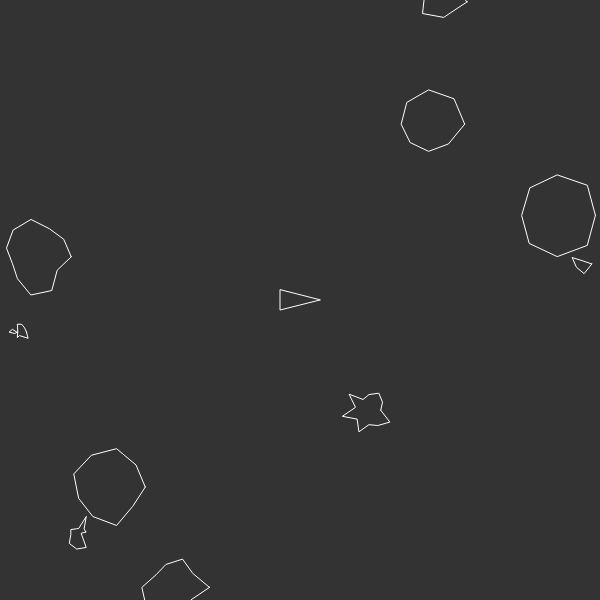
Frame 1 (no input)
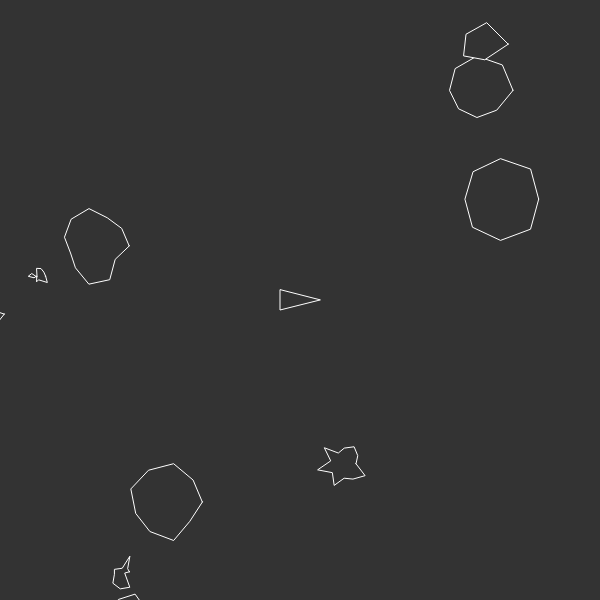
Frame 60 (no input)
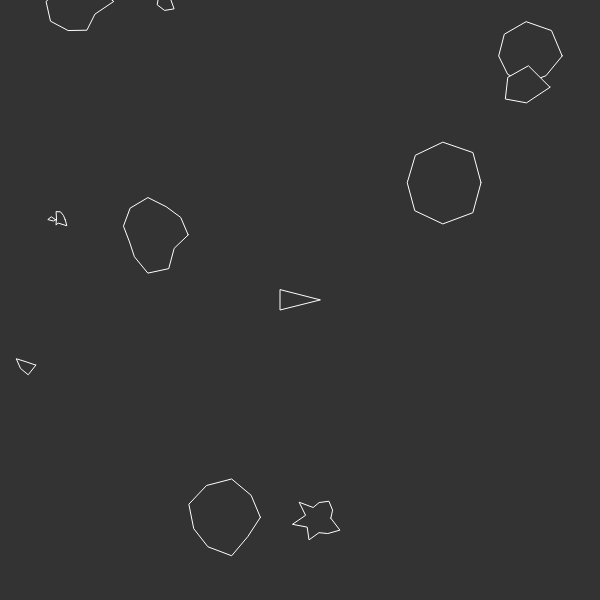
Frame 120 (the mouse pressed at the canvas centre since frame 60)

The p5.js sketch that drew these frames (run headless with seeded random() and noise() and a simulated clock; from frame 60 on, the mouse is pressed at the canvas centre):

// p5.js sketch
// ── sketch.js
var winwidth =600;
var winheight = 600;
var ship;
var maxasteroids = 10
var asteroids = [];
var lasers = [];

function setup() {
  createCanvas(winwidth, winheight);
  ship = new Ship(winwidth/2,winheight/2,20);
  for (var i=0;i<maxasteroids;i++){
    asteroids.push(new Asteroid());
  }
  
}

function draw() {
  background(51);
  ship.edges();
  ship.update();

  for (var i = 0; i < asteroids.length; i++){
    asteroids[i].show();
    asteroids[i].update();
    asteroids[i].edges();
  }
  
}

function keyPressed() {   //global event handler
  
  if (keyCode == RIGHT_ARROW) {
    console.log("right", ship.rotation);
    ship.setrotation(0.1);
  } else if (keyCode == LEFT_ARROW) {
    console.log("left");
    ship.setrotation(-0.1);
  } else if (keyCode == UP_ARROW) {
    ship.moving(true);
  } else if (keyCode == DOWN_ARROW){
    ship.moving(false);
  }
}

function keyReleased() {
  if (keyCode == RIGHT_ARROW || LEFT_ARROW) {
    ship.setrotation(0);
    console.log("side released", ship.rotation);
  }
  

}

// ── asteroid.js
class Asteroid {
  constructor(){
    this.pos = createVector(random(width), random(height));
    this.r = random(5,40);
    this.maxV = floor(random(5,15));
    this.offset = [];
    for (var i=0;i<this.maxV;i++){
      this.offset[i] = random(-8,8);
    }
    this.vel = p5.Vector.random2D()
  }

  show(){
    push();
    fill(51);
    stroke(255);
    translate(this.pos.x, this.pos.y);
    //ellipse(0, 0, this.r * 2)

    beginShape();
    
    for(var i=0; i<this.maxV; i++){
      var r = this.r + this.offset[i];
      var angle = map(i,0,this.maxV,0,TWO_PI);
      var x = r * cos(angle);
      var y = r * sin(angle);  
      vertex(x,y);
    }
    endShape(CLOSE);


    pop();
  }

  update(){
    this.pos.add(this.vel);
  }

  edges(){
    if (this.pos.x > height + this.r){
      this.pos.x = -this.r;
    } else if (this.pos.x < -this.r){
      this.pos.x = height + this.r;
    }
    if (this.pos.y > height + this.r){
      this.pos.y = -this.r;
    } else if (this.pos.y < -this.r){
      this.pos.y = height + this.r;
    }
  }
}
// ── ship.js
class Ship {
  constructor(x, y, r=10){
    this.pos = createVector(x, y);
    this.r = r;
    this.direction = 0;  //p5 thinks in radians
    this.rotation = 0;
    this.vel = createVector(0,0);
    this.ismoving = false;
    this.breaking = 0.994;
    this.dampening = 0.992;
    this.forcemult = 0.14;

  }

  edges(){
    if (this.pos.x > height + this.r){
      this.pos.x = -this.r;
    } else if (this.pos.x < -this.r){
      this.pos.x = height + this.r;
    }
    if (this.pos.y > height + this.r){
      this.pos.y = -this.r;
    } else if (this.pos.y < -this.r){
      this.pos.y = height + this.r;
    }
  }

  setrotation(angle) {
    this.rotation = angle;
  }

  moving(b){
    this.ismoving=b;
  }

  acceleration() {
    var force = p5.Vector.fromAngle(this.direction);
    force.mult(this.forcemult);
    this.vel.add(force);
  }

  update() {
    push();
    translate(this.pos.x, this.pos.y);
    rotate(this.direction + HALF_PI);
    noFill();
    stroke(255);
    triangle(-this.r+this.r/2, this.r, this.r-this.r/2, this.r, 0, -this.r);
    pop();

    if (this.ismoving){
      this.acceleration();
      
    } else {
     
      this.vel.mult(this.breaking);
      
    }

    this.pos.add(this.vel);
    this.vel.mult(this.dampening);

    this.direction += this.rotation;
  }



}
